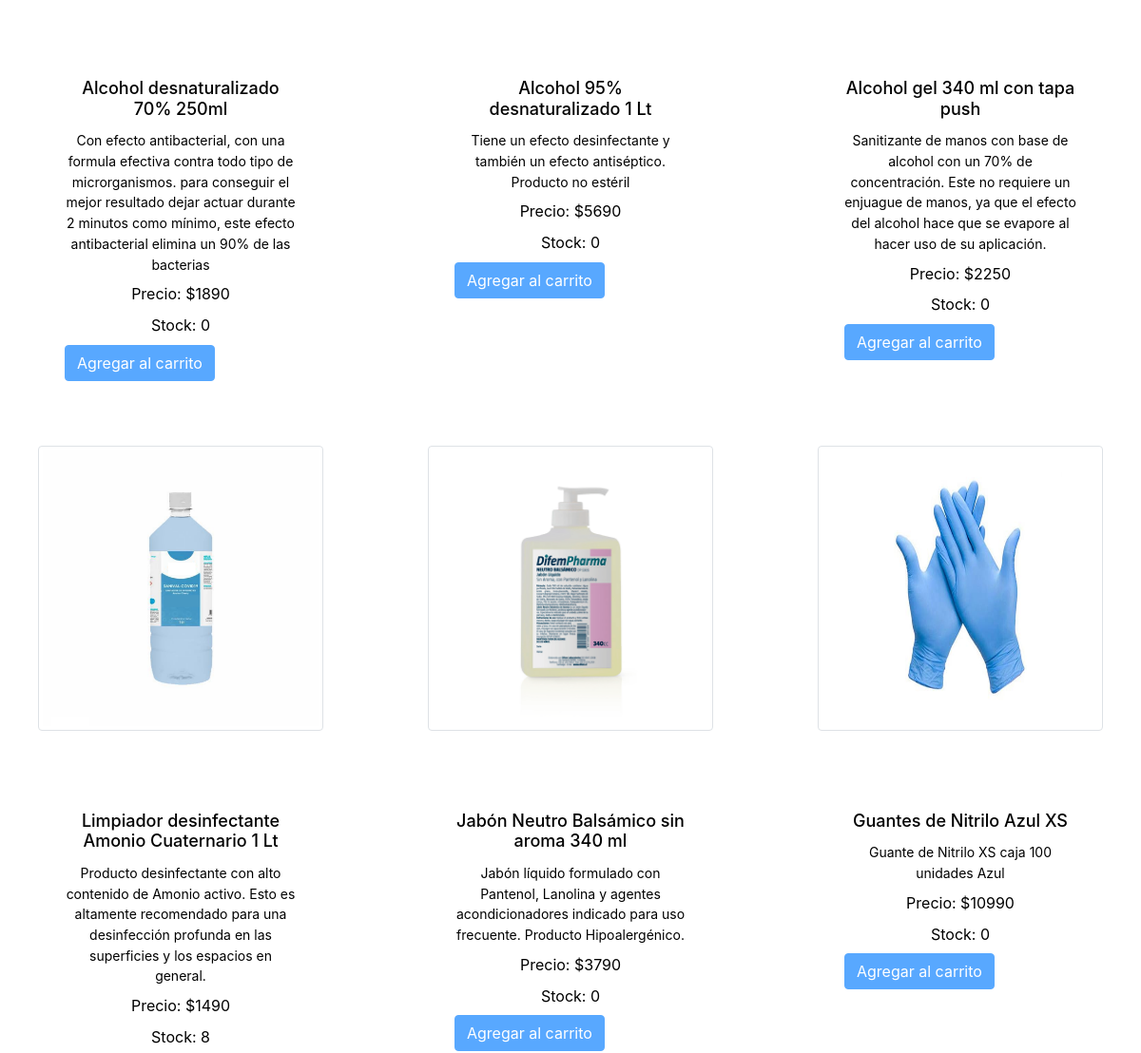
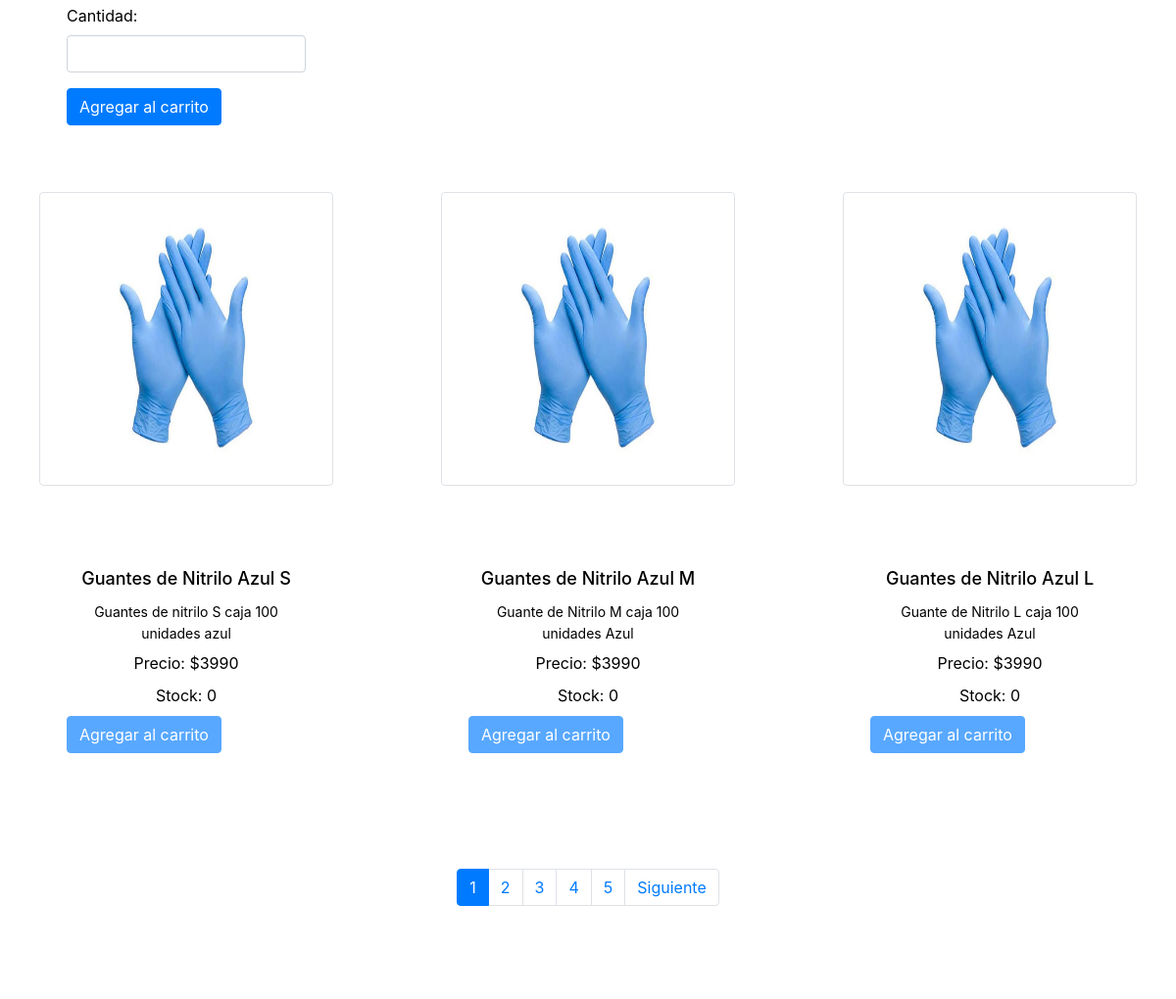
The page /catalogo/pagina_1/ (middle part) on the database as committed earlier (2 pictures, top to bottom).
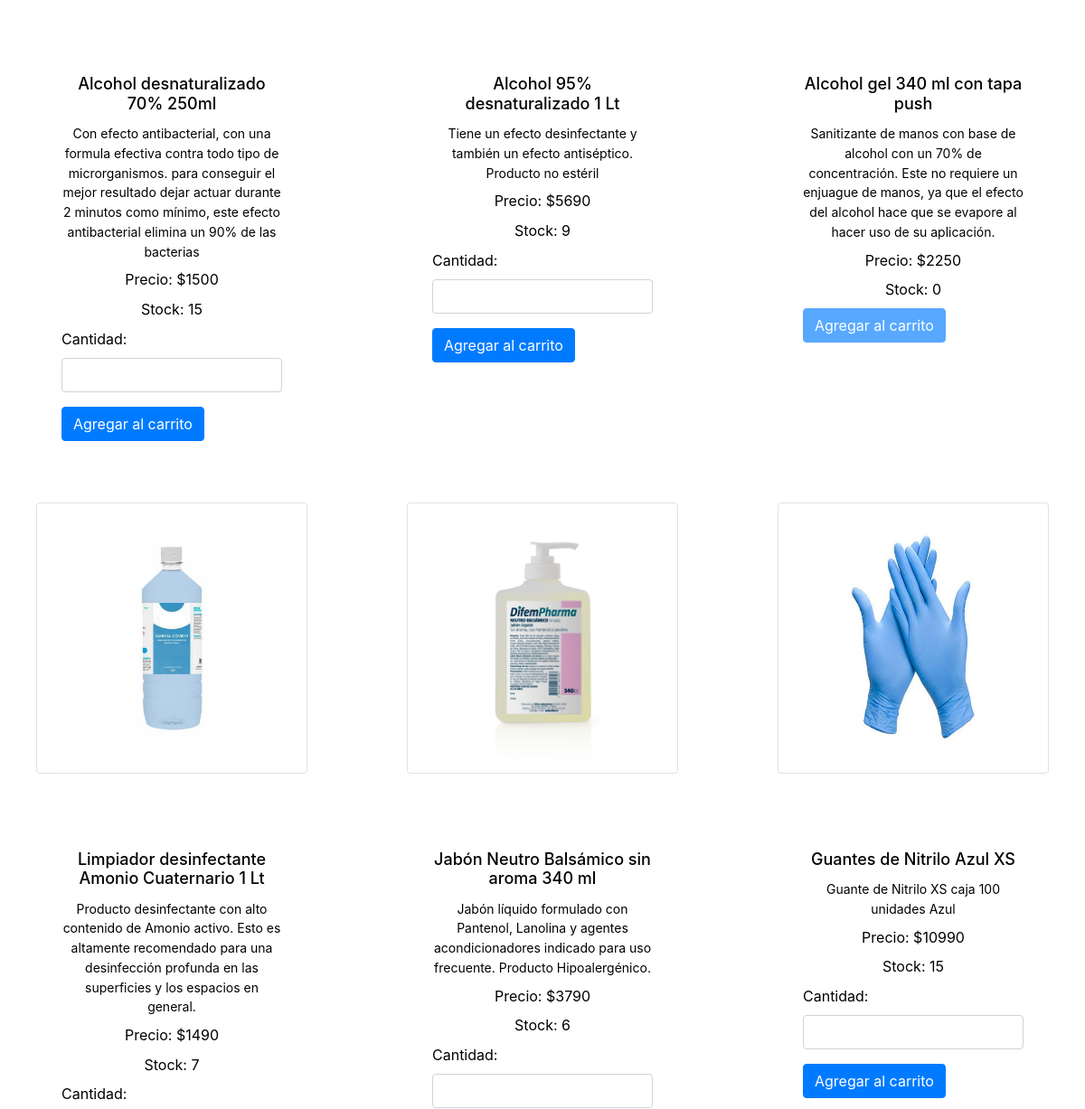
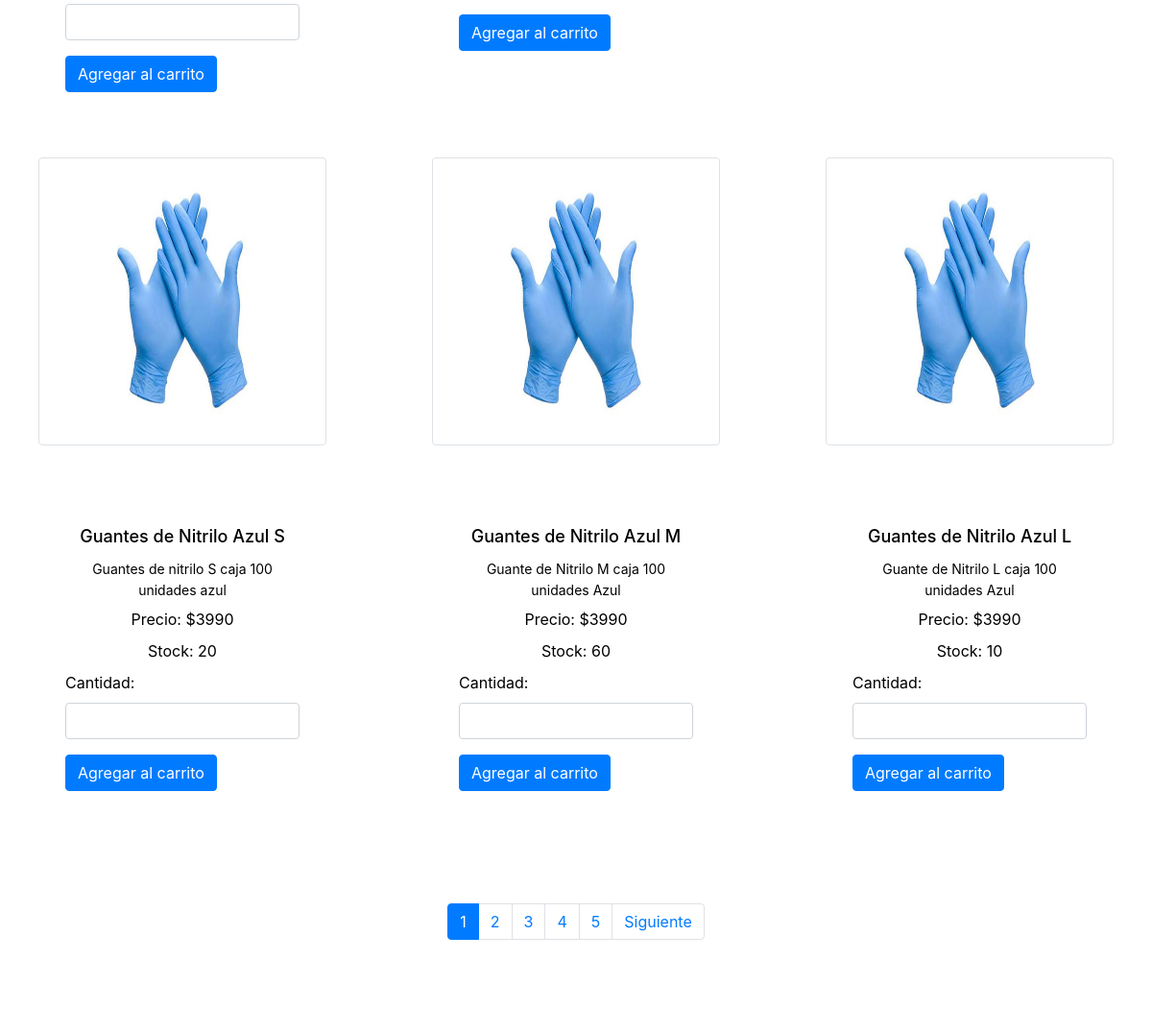
The same page on the database as committed later (2 pictures, top to bottom).
### insucon/models.py (models this page shows, shortened)
class Producto(models.Model):
    nombre = models.CharField(max_length=50)
    precio = models.IntegerField()
    descripcion = models.TextField()
    imagen = models.ImageField(null=True)
    stock = models.IntegerField(default=0)

### insucon/views.py (the view)
# urls.py: path('catalogo/pagina_1/', pagina_1, name="pagina_1"),
def pagina_1(request):
    busqueda = request.GET.get("buscador")
    productos = Producto.objects.all()
    if busqueda:
        productos= Producto.objects.filter(
            Q(nombre__icontains = busqueda)
        ).distinct()
    page = request.GET.get('page', 1)
    try:
        paginator = Paginator(productos, 9)
        productos = paginator.page(page)
    except:
        raise Http404
    data={
        'entity': productos,
        'paginator': paginator
    }
    return render(request,"catalogo/pagina_1.html", data)

### insucon/context_processors.py (called while the page is built)
def total_carrito(request):
    total = 0
    if "carrito" in request.session.keys():
        for key, value in request.session["carrito"].items():
            total += int(value["acumulado"])
    return {"total_carrito": total}

### insucon/templates/catalogo/pagina_1.html (shortened to what this page needs)
<!DOCTYPE html>
<html lang="es-CL">
  <head>
    {% load static %}
    <link rel="stylesheet icon" href="{% static 'img/cora-ico.png' %}">
    {%load static %}
    <link rel="stylesheet" href="{% static 'css/estilos.css' %}">
    <link rel="stylesheet" href="{% static 'css/style.css' %}">
<link rel="stylesheet" href="https://cdn.jsdelivr.net/npm/bootstrap@4.6.2/dist/css/bootstrap.min.css">
<link rel="stylesheet" href="https://stackpath.bootstrapcdn.com/bootstrap/4.3.1/css/bootstrap.min.css">
    <link rel="stylesheet" href="{% static 'css/estilos.css' %}">
  </head>
  <body>
    {%load static %}
    <div>
      {%load static %}
      <link rel="stylesheet" href="{% static 'css/home-pagina.css' %}">
      <div class="home-container">
    <div class="home-main">
        <div class="section-container column">
          <br><br>
        <br><br>
        <div class="row">
          {% for p in entity %}
            <div class="col-md-4">
              <div class="home-cards-container category-card-category-card">
                <img src="{{ p.imagen.url }}" alt="{{ p.nombre }}" class="img-thumbnail" height="500">
              </div>
                <div class="card-body my-5 mx-5 ">
                  <h5 class="card-title text-center">{{ p.nombre }}</h5>
                  <p class="card-text text-center">{{ p.descripcion }}</p>
                  <p class="card-price text-center my-2">Precio: ${{ p.precio }}</p>
                  <p class="card-price text-center my-2">Stock: {{ p.stock }}</p>
                  {% if p.stock > 0 %}
                    <form action="{% url 'Add' p.id %}" method="POST">
                      <div class="form-group">
                        <label for="cantidad">Cantidad:</label>
                        <input type="number" id="cantidad" name="cantidad" class="form-control" min="1" max="{{ p.stock }}">
                      </div>
                      <button type="submit" class="btn btn-primary">Agregar al carrito</button>
                    </form>
                  {% else %}
                    <button class="btn btn-primary" disabled>Agregar al carrito</button>
                  {% endif %}
                </div>
            </div>
          {% endfor %}
        </div>
        <br>
        <br>
        {% if paginator.num_pages > 1%}
        <div class="d-flex justify-content-center">
          <ul class="pagination">
            {% for page in paginator.page_range %}
              {% if page < 7 or page == entity.number %}
                <li class="page-item {% if page == entity.number %}active{% endif %}">
                  <a class="page-link" href="?page={{ page }}#pagtable">{{ page }}</a>
                </li>
              {% endif %}
            {% endfor %}
            {% if entity.has_next %}
              <li class="page-item d-none d-sm-block">
                <a class="page-link" href="?page={{ entity.next_page_number }}#pagtable">Siguiente</a>
              </li>
            {% endif %}
          </ul>
        </div>
        {% endif %}
      </div>
    </div>
        <br>
      </div>
    </div>
  </body>
</html>

### insucon/static/css/style.css (style rules this page uses)
:root { --dl-color-gray-500: #595959; --dl-color-gray-700: #999999; --dl-color-gray-900: #D9D9D9; --dl-color-gray-950: #e5e5e5ff; --dl-size-size-large: 144px; --dl-size-size-small: 48px; --dl-color-gray-black: #000000; --dl-color-gray-white: #FFFFFF; --dl-size-size-medium: 96px; --dl-size-size-xlarge: 192px; --dl-size-size-xsmall: 16px; --dl-space-space-unit: 16px; --dl-size-size-xxlarge: 288px; --dl-color-gray-black50: #00000080; --dl-color-gray-black60: #00000099; --dl-color-gray-black80: #000000cc; --dl-color-pallet-green: #dfe7ddff; --dl-size-size-maxwidth: 1328px; --dl-color-pallet-yellow: #efc14cff; --dl-radius-radius-round: 50%; --dl-space-space-halfunit: 8px; --dl-space-space-sixunits: 96px; --dl-space-space-twounits: 32px; --dl-radius-radius-radius2: 2px; --dl-radius-radius-radius4: 4px; --dl-radius-radius-radius8: 8px; --dl-space-space-fiveunits: 80px; --dl-space-space-fourunits: 64px; --dl-space-space-threeunits: 48px; --dl-space-space-oneandhalfunits: 24px; }
.section-container { width: 100%; display: flex; align-items: center; padding-top: var(--dl-space-space-fiveunits); justify-content: center; }
.column { display: flex; flex-direction: column; }

### insucon/static/css/home-pagina.css (style rules this page uses)
.category-card-category-card { flex: 0 0 auto; cursor: pointer; display: flex; position: relative; transition: 0.3s; align-items: center; flex-direction: column; }
.home-container { width: 100%; display: flex; min-height: 100vh; overflow-x: hidden; align-items: center; padding-top: 70px; flex-direction: column; }
.home-main { flex: 0 0 auto; width: 100%; display: flex; align-items: center; flex-direction: column; padding-bottom: var(--dl-space-space-sixunits); }
.home-cards-container { flex: 0 0 auto; width: 100%; display: flex; grid-gap: var(--dl-space-space-twounits); flex-wrap: wrap; max-width: 1080px; align-items: center; justify-content: center; margin-bottom: var(--dl-space-space-fourunits); flex-direction: row; }
.img-thumbnail { width: 300px; height: 300px; display: flex; justify-content: center; align-items: center; }

### insucon/templates/catalogo/pagina_1.html (style rules this page uses)
html { line-height: 1.15; }
body { margin: 0; }
* { box-sizing: border-box; border-width: 0; border-style: solid; }
p,li,ul,pre,div,h1,h2,h3,h4,h5,h6,figure,blockquote,figcaption { margin: 0; padding: 0; }
button { background-color: transparent; }
button,input,optgroup,select,textarea { font-family: inherit; font-size: 100%; line-height: 1.15; margin: 0; }
button,select { text-transform: none; }
button,[type="button"],[type="reset"],[type="submit"] button::-moz-focus-inner,[type="button"]::-moz-focus-inner,[type="reset"]::-moz-focus-inner,[type="submit"]::-moz-focus-inner { border-style: none; padding: 0; }
a { color: inherit; text-decoration: inherit; }
input { padding: 2px 4px; }
img { display: block; }
html { scroll-behavior: smooth }
html { font-family: Jost; font-size: 16px; }
body { font-weight: 400; font-style:normal; text-decoration: none; text-transform: none; letter-spacing: 0.02; line-height: 1.55; color: var(--dl-color-gray-black); background-color: var(--dl-color-gray-white); }
.card-title { font-size: 18px; }
.card-text { font-size: 14px; }
.card-price { font-size: 16px; }

Rows that differ between the two databases and show on the page:
changed Producto "Alcohol desnaturalizado 70% 250ml": precio "1890" → "1500"; stock "0" → "15"; now shows "Cantidad:"
changed Producto "Alcohol 95% desnaturalizado 1 Lt": stock "0" → "9"; now shows "Cantidad:"
changed Producto "Limpiador desinfectante Amonio Cuaternario 1 Lt": stock "8" → "7"
changed Producto "Jabón Neutro Balsámico sin aroma 340 ml": stock "0" → "6"; now shows "Cantidad:"
changed Producto "Guantes de Nitrilo Azul XS": stock "0" → "15"; now shows "Cantidad:"
changed Producto "Guantes de Nitrilo Azul S": stock "0" → "20"; now shows "Cantidad:"
changed Producto "Guantes de Nitrilo Azul M": stock "0" → "60"; now shows "Cantidad:"
changed Producto "Guantes de Nitrilo Azul L": stock "0" → "10"; now shows "Cantidad:"
